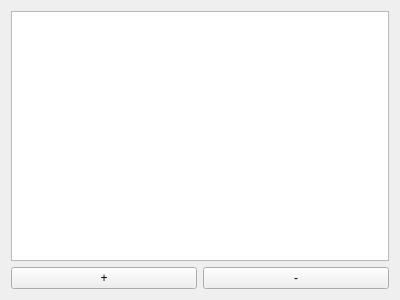
<?xml version="1.0" encoding="UTF-8"?>
<ui version="4.0">
 <class>AliasPlugin</class>
 <widget class="QWidget" name="AliasPlugin">
  <property name="geometry">
   <rect>
    <x>0</x>
    <y>0</y>
    <width>400</width>
    <height>300</height>
   </rect>
  </property>
  <property name="windowTitle">
   <string>Form</string>
  </property>
  <layout class="QVBoxLayout" name="verticalLayout">
   <item>
    <widget class="QTableWidget" name="tableWidget_Aliases"/>
   </item>
   <item>
    <layout class="QHBoxLayout" name="horizontalLayout">
     <item>
      <widget class="QPushButton" name="pushButton_AddAlias">
       <property name="text">
        <string>+</string>
       </property>
      </widget>
     </item>
     <item>
      <widget class="QPushButton" name="pushButton_RemoveAlias">
       <property name="text">
        <string>-</string>
       </property>
      </widget>
     </item>
    </layout>
   </item>
  </layout>
 </widget>
 <resources/>
 <connections/>
</ui>
